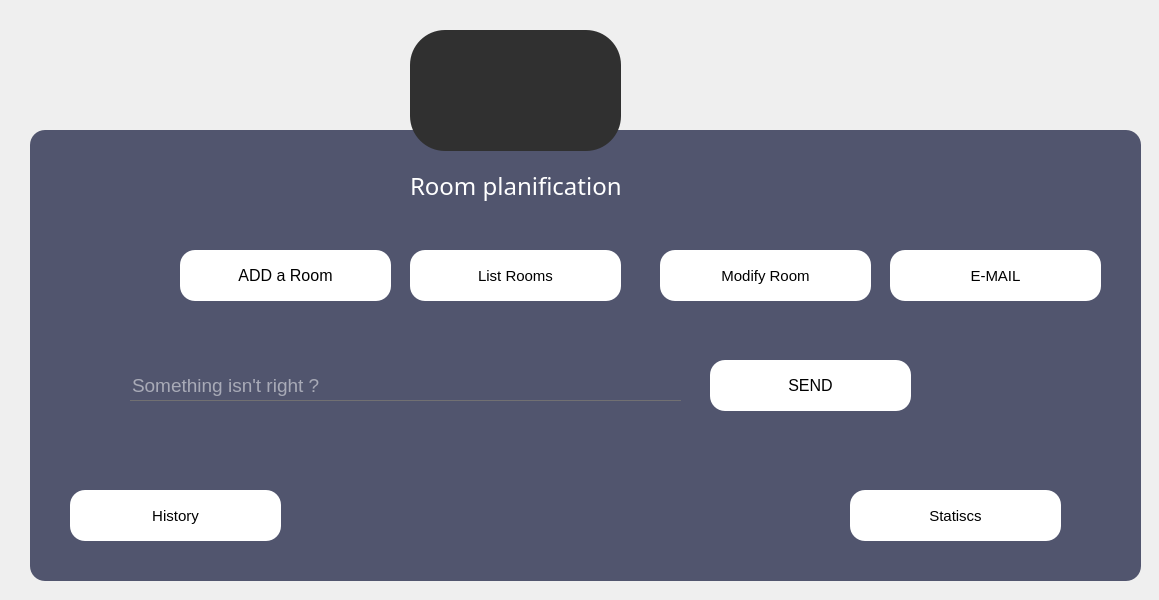
<?xml version="1.0" encoding="UTF-8"?>
<ui version="4.0">
 <class>MainWindow</class>
 <widget class="QMainWindow" name="MainWindow">
  <property name="geometry">
   <rect>
    <x>0</x>
    <y>0</y>
    <width>1159</width>
    <height>600</height>
   </rect>
  </property>
  <property name="windowTitle">
   <string>MainWindow</string>
  </property>
  <property name="styleSheet">
   <string notr="true">*{
    background:url(C:/Users/hedi2/downloads/court.jpg) ;
}</string>
  </property>
  <widget class="QWidget" name="centralwidget">
   <widget class="QFrame" name="Qframe">
    <property name="geometry">
     <rect>
      <x>30</x>
      <y>130</y>
      <width>1111</width>
      <height>451</height>
     </rect>
    </property>
    <property name="styleSheet">
     <string notr="true">QFrame
{
	background:#51556e;
    border-radius:15px;
}</string>
    </property>
    <property name="frameShape">
     <enum>QFrame::StyledPanel</enum>
    </property>
    <property name="frameShadow">
     <enum>QFrame::Raised</enum>
    </property>
    <widget class="QLabel" name="label_8">
     <property name="geometry">
      <rect>
       <x>380</x>
       <y>450</y>
       <width>231</width>
       <height>171</height>
      </rect>
     </property>
     <property name="text">
      <string/>
     </property>
     <property name="pixmap">
      <pixmap>D:/QTprojet/smart court.png</pixmap>
     </property>
     <property name="scaledContents">
      <bool>true</bool>
     </property>
    </widget>
    <widget class="QPushButton" name="pushButton_16">
     <property name="geometry">
      <rect>
       <x>680</x>
       <y>230</y>
       <width>201</width>
       <height>51</height>
      </rect>
     </property>
     <property name="font">
      <font>
       <pointsize>12</pointsize>
      </font>
     </property>
     <property name="styleSheet">
      <string notr="true">*{
color:black;
border-radius: 15px;
background:white
;
}

*:hover
{
	color:white;
	border-radius:15px;
	background:#303030;
}</string>
     </property>
     <property name="text">
      <string>SEND</string>
     </property>
     <property name="icon">
      <iconset>
       <normaloff>../../../../../Downloads/checked.png</normaloff>../../../../../Downloads/checked.png</iconset>
     </property>
     <property name="iconSize">
      <size>
       <width>16</width>
       <height>20</height>
      </size>
     </property>
    </widget>
    <widget class="QLineEdit" name="lineEdit_4">
     <property name="geometry">
      <rect>
       <x>100</x>
       <y>240</y>
       <width>551</width>
       <height>31</height>
      </rect>
     </property>
     <property name="font">
      <font>
       <pointsize>14</pointsize>
      </font>
     </property>
     <property name="acceptDrops">
      <bool>true</bool>
     </property>
     <property name="styleSheet">
      <string notr="true">*{
background:transparent;
border:none;
color:white;
border-bottom:1px solid #717072;
}</string>
     </property>
     <property name="inputMask">
      <string/>
     </property>
     <property name="text">
      <string/>
     </property>
     <property name="maxLength">
      <number>32767</number>
     </property>
     <property name="placeholderText">
      <string>Something isn't right ? </string>
     </property>
    </widget>
    <widget class="QPushButton" name="ADD_PUSH">
     <property name="geometry">
      <rect>
       <x>150</x>
       <y>120</y>
       <width>211</width>
       <height>51</height>
      </rect>
     </property>
     <property name="font">
      <font>
       <pointsize>12</pointsize>
      </font>
     </property>
     <property name="styleSheet">
      <string notr="true">*{
color:black;
border-radius: 15px;
background:white
;
}

*:hover
{
	color:white;
	border-radius:15px;
	background:#303030;
}</string>
     </property>
     <property name="text">
      <string>ADD a Room</string>
     </property>
     <property name="icon">
      <iconset>
       <normaloff>../../../../../Downloads/plus.png</normaloff>../../../../../Downloads/plus.png</iconset>
     </property>
     <property name="iconSize">
      <size>
       <width>20</width>
       <height>20</height>
      </size>
     </property>
    </widget>
    <widget class="QPushButton" name="DISPLAY_PUSH">
     <property name="geometry">
      <rect>
       <x>380</x>
       <y>120</y>
       <width>211</width>
       <height>51</height>
      </rect>
     </property>
     <property name="font">
      <font>
       <pointsize>11</pointsize>
      </font>
     </property>
     <property name="styleSheet">
      <string notr="true">*{
color:black;
border-radius: 15px;
background:white
;
}

*:hover
{
	color:white;
	border-radius:15px;
	background:#303030;
}</string>
     </property>
     <property name="text">
      <string>List Rooms</string>
     </property>
     <property name="icon">
      <iconset>
       <normaloff>../../../../../Downloads/list.png</normaloff>../../../../../Downloads/list.png</iconset>
     </property>
     <property name="iconSize">
      <size>
       <width>30</width>
       <height>30</height>
      </size>
     </property>
    </widget>
    <widget class="QLabel" name="label_7">
     <property name="geometry">
      <rect>
       <x>380</x>
       <y>30</y>
       <width>271</width>
       <height>51</height>
      </rect>
     </property>
     <property name="styleSheet">
      <string notr="true">*{
    font-family:century gothic;
    font-size:24px;
	color:white;
}

</string>
     </property>
     <property name="text">
      <string>Room planification</string>
     </property>
    </widget>
    <widget class="QPushButton" name="MOD_PUSH">
     <property name="geometry">
      <rect>
       <x>630</x>
       <y>120</y>
       <width>211</width>
       <height>51</height>
      </rect>
     </property>
     <property name="font">
      <font>
       <pointsize>11</pointsize>
      </font>
     </property>
     <property name="styleSheet">
      <string notr="true">*{
color:black;
border-radius: 15px;
background:white
;
}

*:hover
{
	color:white;
	border-radius:15px;
	background:#303030;
}</string>
     </property>
     <property name="text">
      <string>Modify Room</string>
     </property>
     <property name="icon">
      <iconset>
       <normaloff>../../../../../Downloads/editing.png</normaloff>../../../../../Downloads/editing.png</iconset>
     </property>
     <property name="iconSize">
      <size>
       <width>30</width>
       <height>30</height>
      </size>
     </property>
    </widget>
    <widget class="QPushButton" name="EMAIL">
     <property name="geometry">
      <rect>
       <x>860</x>
       <y>120</y>
       <width>211</width>
       <height>51</height>
      </rect>
     </property>
     <property name="font">
      <font>
       <pointsize>11</pointsize>
      </font>
     </property>
     <property name="styleSheet">
      <string notr="true">*{
color:black;
border-radius: 15px;
background:white
;
}

*:hover
{
	color:white;
	border-radius:15px;
	background:#303030;
}</string>
     </property>
     <property name="text">
      <string>E-MAIL</string>
     </property>
     <property name="icon">
      <iconset>
       <normaloff>../../../../../Downloads/mail.png</normaloff>../../../../../Downloads/mail.png</iconset>
     </property>
     <property name="iconSize">
      <size>
       <width>30</width>
       <height>30</height>
      </size>
     </property>
    </widget>
    <widget class="QPushButton" name="DISPLAY_PUSH_2">
     <property name="geometry">
      <rect>
       <x>40</x>
       <y>360</y>
       <width>211</width>
       <height>51</height>
      </rect>
     </property>
     <property name="font">
      <font>
       <pointsize>11</pointsize>
      </font>
     </property>
     <property name="styleSheet">
      <string notr="true">*{
color:black;
border-radius: 15px;
background:white
;
}

*:hover
{
	color:white;
	border-radius:15px;
	background:#303030;
}</string>
     </property>
     <property name="text">
      <string>History</string>
     </property>
     <property name="icon">
      <iconset>
       <normaloff>../../../../../Downloads/history.png</normaloff>../../../../../Downloads/history.png</iconset>
     </property>
     <property name="iconSize">
      <size>
       <width>30</width>
       <height>30</height>
      </size>
     </property>
    </widget>
    <widget class="QPushButton" name="STAT">
     <property name="geometry">
      <rect>
       <x>820</x>
       <y>360</y>
       <width>211</width>
       <height>51</height>
      </rect>
     </property>
     <property name="font">
      <font>
       <pointsize>11</pointsize>
      </font>
     </property>
     <property name="styleSheet">
      <string notr="true">*{
color:black;
border-radius: 15px;
background:white
;
}

*:hover
{
	color:white;
	border-radius:15px;
	background:#303030;
}</string>
     </property>
     <property name="text">
      <string>Statiscs</string>
     </property>
     <property name="icon">
      <iconset>
       <normaloff>../../../../../Downloads/pie-chart.png</normaloff>../../../../../Downloads/pie-chart.png</iconset>
     </property>
     <property name="iconSize">
      <size>
       <width>30</width>
       <height>30</height>
      </size>
     </property>
    </widget>
   </widget>
   <widget class="QPushButton" name="pushButton_15">
    <property name="geometry">
     <rect>
      <x>410</x>
      <y>30</y>
      <width>211</width>
      <height>121</height>
     </rect>
    </property>
    <property name="font">
     <font>
      <pointsize>20</pointsize>
     </font>
    </property>
    <property name="styleSheet">
     <string notr="true">*{
border-radius: 35px;
border-color:white;
background:#303030;
}</string>
    </property>
    <property name="text">
     <string/>
    </property>
    <property name="icon">
     <iconset>
      <normaloff>../../../../../Downloads/court.png</normaloff>../../../../../Downloads/court.png</iconset>
    </property>
    <property name="iconSize">
     <size>
      <width>80</width>
      <height>90</height>
     </size>
    </property>
   </widget>
   <widget class="QPushButton" name="pushButton_17">
    <property name="geometry">
     <rect>
      <x>1100</x>
      <y>0</y>
      <width>61</width>
      <height>51</height>
     </rect>
    </property>
    <property name="font">
     <font>
      <pointsize>12</pointsize>
     </font>
    </property>
    <property name="styleSheet">
     <string notr="true">*{
color:black;
border-radius: 15px;
background:
;
}

*:hover
{
	color:white;
	border-radius:15px;
	background:#303030;
}</string>
    </property>
    <property name="text">
     <string/>
    </property>
    <property name="icon">
     <iconset>
      <normaloff>../../../../../Downloads/power-off.png</normaloff>../../../../../Downloads/power-off.png</iconset>
    </property>
    <property name="iconSize">
     <size>
      <width>40</width>
      <height>60</height>
     </size>
    </property>
   </widget>
   <widget class="QPushButton" name="pushButton_18">
    <property name="geometry">
     <rect>
      <x>1050</x>
      <y>0</y>
      <width>51</width>
      <height>51</height>
     </rect>
    </property>
    <property name="font">
     <font>
      <pointsize>12</pointsize>
     </font>
    </property>
    <property name="styleSheet">
     <string notr="true">*{
color:black;
border-radius: 15px;
background:
;
}

*:hover
{
	color:white;
	border-radius:15px;
	background:#303030;
}</string>
    </property>
    <property name="text">
     <string/>
    </property>
    <property name="icon">
     <iconset>
      <normaloff>../../../../../Downloads/fullscreen.png</normaloff>../../../../../Downloads/fullscreen.png</iconset>
    </property>
    <property name="iconSize">
     <size>
      <width>40</width>
      <height>60</height>
     </size>
    </property>
   </widget>
   <widget class="QPushButton" name="pushButton_19">
    <property name="geometry">
     <rect>
      <x>990</x>
      <y>0</y>
      <width>51</width>
      <height>51</height>
     </rect>
    </property>
    <property name="font">
     <font>
      <pointsize>12</pointsize>
     </font>
    </property>
    <property name="styleSheet">
     <string notr="true">*{
color:white;
border-radius: 15px;
background:#00000;
}

*:hover
{
	color:#303030;
	border-radius:15px;
	background:grey
}</string>
    </property>
    <property name="text">
     <string/>
    </property>
    <property name="icon">
     <iconset>
      <normaloff>../../../../../Downloads/minimize (1).png</normaloff>../../../../../Downloads/minimize (1).png</iconset>
    </property>
    <property name="iconSize">
     <size>
      <width>40</width>
      <height>60</height>
     </size>
    </property>
   </widget>
  </widget>
 </widget>
 <resources/>
 <connections>
  <connection>
   <sender>pushButton_17</sender>
   <signal>clicked()</signal>
   <receiver>MainWindow</receiver>
   <slot>close()</slot>
   <hints>
    <hint type="sourcelabel">
     <x>1118</x>
     <y>41</y>
    </hint>
    <hint type="destinationlabel">
     <x>921</x>
     <y>40</y>
    </hint>
   </hints>
  </connection>
  <connection>
   <sender>pushButton_18</sender>
   <signal>clicked()</signal>
   <receiver>MainWindow</receiver>
   <slot>showFullScreen()</slot>
   <hints>
    <hint type="sourcelabel">
     <x>1068</x>
     <y>35</y>
    </hint>
    <hint type="destinationlabel">
     <x>988</x>
     <y>23</y>
    </hint>
   </hints>
  </connection>
  <connection>
   <sender>pushButton_19</sender>
   <signal>clicked()</signal>
   <receiver>MainWindow</receiver>
   <slot>showNormal()</slot>
   <hints>
    <hint type="sourcelabel">
     <x>1022</x>
     <y>39</y>
    </hint>
    <hint type="destinationlabel">
     <x>953</x>
     <y>79</y>
    </hint>
   </hints>
  </connection>
 </connections>
</ui>
